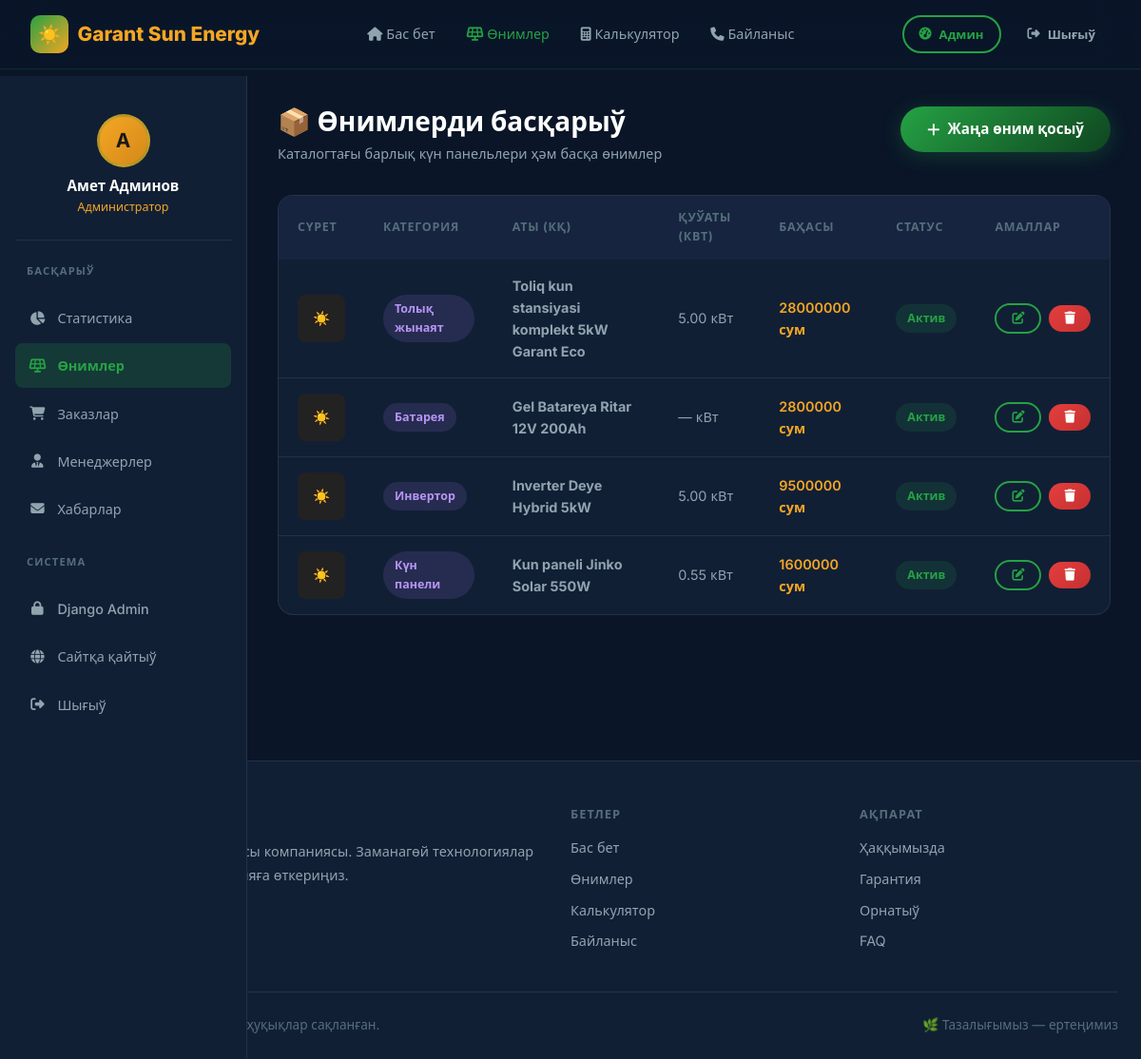
Screenshot of /admin-panel/products/ (signed in) with the database file from the repository.
### core/models.py (models this page shows, shortened)
class CustomUser(AbstractUser):
    ROLE_CHOICES = [
        ('user', 'Пайдаланыўшы'),
        ('manager', 'Менеджер'),
        ('admin', 'Админ'),
    ]
    phone = models.CharField(
        max_length=20,
        blank=True,
        null=True,
        verbose_name='Телефон номер'
    )
    role = models.CharField(
        max_length=10,
        choices=ROLE_CHOICES,
        default='user',
        verbose_name='Роль'
    )
    address = models.TextField(
        blank=True,
        null=True,
        verbose_name='Мекан-жайы'
    )
    created_at = models.DateTimeField(auto_now_add=True, verbose_name='Дизимнен өткен ўақты')
    class Meta:
        verbose_name = 'Пайдаланыўшы'
        verbose_name_plural = 'Пайдаланыўшылар'

class Product(models.Model):
    CATEGORY_CHOICES = [
        ('panel', 'Күн панели'),
        ('battery', 'Батарея'),
        ('inverter', 'Инвертор'),
        ('kit', 'Толық жынаят'),
        ('other', 'Басқа'),
    ]
    title_kk = models.CharField(max_length=200, verbose_name='Аты (КҚ)')
    description_kk = models.TextField(verbose_name='Баянлама (КҚ)')
    category = models.CharField(
        max_length=20,
        choices=CATEGORY_CHOICES,
        default='panel',
        verbose_name='Категория'
    )
    price = models.DecimalField(
        max_digits=12,
        decimal_places=0,
        verbose_name='Баҳасы (сум)'
    )
    power_kw = models.DecimalField(
        max_digits=6,
        decimal_places=2,
        null=True,
        blank=True,
        verbose_name='Қуўаты (кВт)'
    )
    image = models.ImageField(
        upload_to='products/',
        null=True,
        blank=True,
        verbose_name='Сүрет'
    )
    is_active = models.BooleanField(default=True, verbose_name='Жарамлы')
    created_at = models.DateTimeField(auto_now_add=True, verbose_name='Қосылған ўақты')
    updated_at = models.DateTimeField(auto_now=True, verbose_name='Өзгертилген ўақты')
    class Meta:
        verbose_name = 'Өним'
        verbose_name_plural = 'Өнимлер'
        ordering = ['-created_at']

### core/views.py (the view)
# urls.py: path('admin-panel/products/', views.admin_products, name='admin_products'),
@role_required('admin')
def admin_products(request):
    products = Product.objects.all().order_by('-created_at')
    return render(request, 'admin_panel/products.html', {'products': products})

### templates/admin_panel/products.html (shortened to what this page needs)
{% extends 'admin_panel/base_admin.html' %}
{% block adm_content %}
<div class="page-header">
  <div>
    <h1>📦 Өнимлерди басқарыў</h1>
    <p>Каталогтағы барлық күн панельлери ҳәм басқа өнимлер</p>
  </div>
  <a href="{% url 'admin_product_create' %}" class="btn btn-primary">
    <i class="fas fa-plus"></i> Жаңа өним қосыў
  </a>
</div>
<div class="table-wrap">
  {% if products %}
  <table>
    <thead>
      <tr>
        <th>Сүрет</th>
        <th>Категория</th>
        <th>Аты (КҚ)</th>
        <th>Қуўаты (кВт)</th>
        <th>Баҳасы</th>
        <th>Статус</th>
        <th>Амаллар</th>
      </tr>
    </thead>
    <tbody>
      {% for product in products %}
      <tr>
        <td>
          <div style="width: 50px; height: 50px; border-radius: 8px; overflow: hidden; background: #222; display: flex; align-items: center; justify-content: center;">
            {% if product.image %}
              <img src="{{ product.image.url }}" alt="" style="width: 100%; height: 100%; object-fit: cover;">
            {% else %}
              ☀️
            {% endif %}
          </div>
        </td>
        <td><span class="status-badge status-scheduled">{{ product.get_category_display }}</span></td>
        <td><strong>{{ product.title_kk }}</strong></td>
        <td>{{ product.power_kw|default:"—" }} кВт</td>
        <td style="color: var(--gold); font-weight: 600;">{{ product.price|floatformat:0 }} сум</td>
        <td>
          {% if product.is_active %}
            <span class="status-badge status-completed">Актив</span>
          {% else %}
            <span class="status-badge status-cancelled">Өширилген</span>
          {% endif %}
        </td>
        <td>
          <div class="flex gap-1">
            <a href="{% url 'admin_product_edit' product.pk %}" class="btn btn-outline btn-sm">
              <i class="fas fa-edit"></i>
            </a>
            <a href="{% url 'admin_product_delete' product.pk %}" class="btn btn-danger btn-sm">
              <i class="fas fa-trash"></i>
            </a>
          </div>
        </td>
      </tr>
      {% endfor %}
    </tbody>
  </table>
  {% else %}
  <div class="empty-state">
    <i class="fas fa-solar-panel"></i>
    <h3>Өнимлер қосылмаған</h3>
    <p>Жаңа өним қосыў ушын жоқарыдағы батырманы басың</p>
  </div>
  {% endif %}
</div>
{% endblock %}

### templates/admin_panel/base_admin.html (shortened to what this page needs)
{% extends 'base.html' %}
{% block content %}
<div class="dashboard-layout">
  <aside class="sidebar" id="sidebar">
    <div style="text-align:center; padding:1rem 0.5rem 1.5rem; border-bottom:1px solid var(--border-light); margin-bottom:0.5rem;">
      <div class="profile-avatar" style="width:56px; height:56px; font-size:1.3rem; margin-bottom:0.5rem; background:linear-gradient(135deg,var(--gold),var(--gold-dark)); color:#1a1a1a;">
        A
      </div>
      <div style="font-weight:600; color:var(--white); font-size:0.95rem;">{{ user.get_full_name|default:user.username }}</div>
      <div style="font-size:0.78rem; color:var(--gold);">Администратор</div>
    </div>
    <div class="sidebar-title">Басқарыў</div>
    <a href="{% url 'admin_dashboard' %}" class="sidebar-link {% if request.resolver_match.url_name == 'admin_dashboard' %}active{% endif %}" id="adm-home-link">
      <i class="fas fa-chart-pie"></i> Статистика
    </a>
    <a href="{% url 'admin_products' %}" class="sidebar-link {% if 'products' in request.path %}active{% endif %}" id="adm-products-link">
      <i class="fas fa-solar-panel"></i> Өнимлер
    </a>
    <a href="{% url 'admin_all_orders' %}" class="sidebar-link {% if 'orders' in request.path %}active{% endif %}" id="adm-orders-link">
      <i class="fas fa-shopping-cart"></i> Заказлар
    </a>
    <a href="{% url 'admin_managers' %}" class="sidebar-link {% if 'managers' in request.path %}active{% endif %}" id="adm-managers-link">
      <i class="fas fa-user-tie"></i> Менеджерлер
    </a>
    <a href="{% url 'admin_messages' %}" class="sidebar-link {% if 'messages' in request.path %}active{% endif %}" id="adm-messages-link">
      <i class="fas fa-envelope"></i> Хабарлар
    </a>
    <div class="sidebar-title" style="margin-top:1rem;">Система</div>
    <a href="/admin/" class="sidebar-link" target="_blank" id="adm-django-link">
      <i class="fas fa-lock"></i> Django Admin
    </a>
    <a href="{% url 'home' %}" class="sidebar-link" id="adm-site-link">
      <i class="fas fa-globe"></i> Сайтқа қайтыў
    </a>
    <a href="{% url 'logout' %}" class="sidebar-link" id="adm-logout-link">
      <i class="fas fa-sign-out-alt"></i> Шығыў
    </a>
  </aside>
  <main class="main-content">
    {% block adm_content %}{% endblock %}
  </main>
</div>
{% endblock %}

### static/css/style.css (style rules this page uses)
:root { --green-primary: #1a6b35; --green-light: #25a244; --green-dark: #0f4520; --green-glow: rgba(37, 162, 68, 0.25); --gold: #f5a623; --gold-light: #ffd166; --gold-dark: #d4891a; --white: #ffffff; --bg-dark: #0a1628; --bg-card: #111f35; --bg-card2: #162440; --text-primary: #e8f5e9; --text-secondary: #90a4ae; --text-muted: #546e7a; --border: rgba(37, 162, 68, 0.2); --border-light: rgba(255, 255, 255, 0.08); --shadow-green: 0 0 30px rgba(37, 162, 68, 0.15); --shadow-card: 0 8px 32px rgba(0, 0, 0, 0.4); --radius: 16px; --radius-sm: 8px; --radius-lg: 24px; --transition: all 0.3s cubic-bezier(0.4, 0, 0.2, 1); }
*, *::before, *::after { box-sizing: border-box; margin: 0; padding: 0; }
html { scroll-behavior: smooth; }
body { font-family: 'Inter', system-ui, sans-serif; background: var(--bg-dark); color: var(--text-primary); line-height: 1.6; min-height: 100vh; overflow-x: hidden; }
a { color: var(--green-light); text-decoration: none; transition: var(--transition); }
h1, h2, h3, h4, h5 { font-weight: 700; line-height: 1.2; }
h1 { font-size: clamp(2rem, 5vw, 3.5rem); }
.btn { display: inline-flex; align-items: center; gap: 0.5rem; padding: 0.75rem 1.75rem; border-radius: 50px; font-size: 0.95rem; font-weight: 600; cursor: pointer; border: none; transition: var(--transition); text-decoration: none; white-space: nowrap; }
.btn-primary { background: linear-gradient(135deg, var(--green-light), var(--green-dark)); color: var(--white); box-shadow: 0 4px 20px var(--green-glow); }
.btn-outline { background: transparent; color: var(--green-light); border: 2px solid var(--green-light); }
.btn-danger { background: linear-gradient(135deg, #e53e3e, #c53030); color: var(--white); }
.btn-sm { padding: 0.45rem 1rem; font-size: 0.82rem; }
.dashboard-layout { display: flex; min-height: 100vh; padding-top: 80px; }
.sidebar { width: 260px; background: var(--bg-card); border-right: 1px solid var(--border-light); padding: 1.5rem 1rem; position: fixed; left: 0; top: 80px; bottom: 0; overflow-y: auto; z-index: 100; transition: var(--transition); }
.sidebar-title { font-size: 0.7rem; font-weight: 700; text-transform: uppercase; letter-spacing: 0.1em; color: var(--text-muted); padding: 0.5rem 0.75rem; margin-bottom: 0.5rem; margin-top: 1rem; }
.sidebar-link { display: flex; align-items: center; gap: 0.75rem; padding: 0.75rem 0.9rem; border-radius: var(--radius-sm); color: var(--text-secondary); font-size: 0.9rem; font-weight: 500; transition: var(--transition); margin-bottom: 0.2rem; }
.sidebar-link.active { background: rgba(37, 162, 68, 0.2); color: var(--green-light); font-weight: 600; }
.sidebar-link i { width: 18px; text-align: center; }
.main-content { margin-left: 260px; flex: 1; padding: 2rem; }
.table-wrap { background: var(--bg-card); border: 1px solid var(--border-light); border-radius: var(--radius); overflow: hidden; }
table { width: 100%; border-collapse: collapse; }
thead th { background: var(--bg-card2); padding: 0.85rem 1.25rem; text-align: left; font-size: 0.78rem; font-weight: 700; text-transform: uppercase; letter-spacing: 0.06em; color: var(--text-muted); }
tbody tr { border-bottom: 1px solid var(--border-light); transition: var(--transition); }
tbody tr:last-child { border-bottom: none; }
tbody td { padding: 1rem 1.25rem; font-size: 0.9rem; color: var(--text-secondary); }
tbody td:first-child { color: var(--white); font-weight: 500; }
.status-badge { display: inline-flex; align-items: center; gap: 0.35rem; padding: 0.3rem 0.75rem; border-radius: 50px; font-size: 0.78rem; font-weight: 600; }
.status-scheduled { background: rgba(159, 122, 234, 0.15); color: #b794f4; }
.status-completed { background: rgba(37, 162, 68, 0.15); color: var(--green-light); }
.page-header { margin-bottom: 2rem; display: flex; align-items: flex-start; justify-content: space-between; flex-wrap: wrap; gap: 1rem; }
.page-header h1 { font-size: 1.75rem; color: var(--white); margin-bottom: 0.25rem; }
.page-header p { color: var(--text-secondary); font-size: 0.9rem; }
.flex { display: flex; align-items: center; }
.gap-1 { gap: 0.5rem; }
.profile-avatar { width: 80px; height: 80px; border-radius: 50%; background: linear-gradient(135deg, var(--green-light), var(--gold)); display: flex; align-items: center; justify-content: center; font-size: 2rem; font-weight: 700; color: var(--white); margin: 0 auto 1rem; border: 3px solid var(--border); }

### rows the page displays
CustomUser: get_full_name "Амет Админов"
Product: category "Толық жынаят", title_kk "Toliq kun stansiyasi komplekt 5kW Garant Eco", power_kw "5.00", price "28000000", is_active "Актив"
Product: category "Батарея", title_kk "Gel Batareya Ritar 12V 200Ah", power_kw "—", price "2800000", is_active "Актив"
Product: category "Инвертор", title_kk "Inverter Deye Hybrid 5kW", power_kw "5.00", price "9500000", is_active "Актив"
Product: category "Күн панели", title_kk "Kun paneli Jinko Solar 550W", power_kw "0.55", price "1600000", is_active "Актив"
